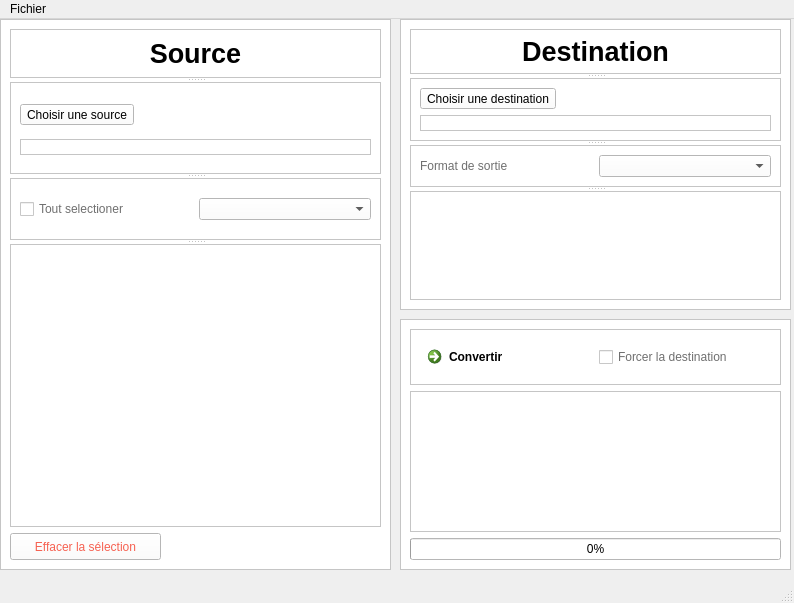
<?xml version="1.0" encoding="UTF-8"?>
<ui version="4.0">
 <class>MainWindow</class>
 <widget class="QMainWindow" name="MainWindow">
  <property name="geometry">
   <rect>
    <x>0</x>
    <y>0</y>
    <width>794</width>
    <height>603</height>
   </rect>
  </property>
  <property name="windowTitle">
   <string>Images converter</string>
  </property>
  <widget class="QWidget" name="centralwidget">
   <widget class="QFrame" name="frame_3">
    <property name="geometry">
     <rect>
      <x>0</x>
      <y>0</y>
      <width>391</width>
      <height>551</height>
     </rect>
    </property>
    <property name="styleSheet">
     <string notr="true">background-color: rgb(255, 255, 255);</string>
    </property>
    <property name="frameShape">
     <enum>QFrame::StyledPanel</enum>
    </property>
    <property name="frameShadow">
     <enum>QFrame::Raised</enum>
    </property>
    <layout class="QVBoxLayout" name="verticalLayout">
     <item>
      <widget class="QSplitter" name="splitter">
       <property name="orientation">
        <enum>Qt::Vertical</enum>
       </property>
       <widget class="QLabel" name="label_4">
        <property name="font">
         <font>
          <family>Liberation Sans</family>
          <pointsize>20</pointsize>
          <weight>75</weight>
          <bold>true</bold>
          <underline>false</underline>
         </font>
        </property>
        <property name="frameShape">
         <enum>QFrame::StyledPanel</enum>
        </property>
        <property name="frameShadow">
         <enum>QFrame::Plain</enum>
        </property>
        <property name="text">
         <string>Source</string>
        </property>
        <property name="alignment">
         <set>Qt::AlignCenter</set>
        </property>
        <property name="margin">
         <number>0</number>
        </property>
       </widget>
       <widget class="QFrame" name="frame_5">
        <property name="frameShape">
         <enum>QFrame::StyledPanel</enum>
        </property>
        <property name="frameShadow">
         <enum>QFrame::Raised</enum>
        </property>
        <layout class="QVBoxLayout" name="verticalLayout_2">
         <item alignment="Qt::AlignBottom">
          <widget class="QToolButton" name="toolButton_2">
           <property name="styleSheet">
            <string notr="true">QToolButton:hover {
	background-color: rgb(28, 113, 216);
}</string>
           </property>
           <property name="text">
            <string>Choisir une source</string>
           </property>
          </widget>
         </item>
         <item alignment="Qt::AlignVCenter">
          <widget class="QLabel" name="label_3">
           <property name="styleSheet">
            <string notr="true">color: #6f6f6f;</string>
           </property>
           <property name="frameShape">
            <enum>QFrame::StyledPanel</enum>
           </property>
           <property name="text">
            <string/>
           </property>
           <property name="margin">
            <number>5</number>
           </property>
           <property name="indent">
            <number>5</number>
           </property>
          </widget>
         </item>
        </layout>
       </widget>
       <widget class="QFrame" name="frame_4">
        <property name="frameShape">
         <enum>QFrame::StyledPanel</enum>
        </property>
        <property name="frameShadow">
         <enum>QFrame::Raised</enum>
        </property>
        <layout class="QHBoxLayout" name="horizontalLayout_4">
         <item>
          <widget class="QCheckBox" name="checkBox_2">
           <property name="styleSheet">
            <string notr="true">color: #6f6f6f;</string>
           </property>
           <property name="text">
            <string>Tout selectioner</string>
           </property>
          </widget>
         </item>
         <item>
          <widget class="QComboBox" name="comboBox_2">
           <property name="styleSheet">
            <string notr="true">QComboBox QAbstractItemView {
	selection-color: black;
	color: rgb(154, 153, 150);
}</string>
           </property>
          </widget>
         </item>
        </layout>
       </widget>
       <widget class="QListWidget" name="listWidget_3"/>
      </widget>
     </item>
     <item>
      <widget class="QFrame" name="frame_9">
       <property name="enabled">
        <bool>true</bool>
       </property>
       <property name="minimumSize">
        <size>
         <width>0</width>
         <height>27</height>
        </size>
       </property>
       <property name="frameShape">
        <enum>QFrame::NoFrame</enum>
       </property>
       <property name="frameShadow">
        <enum>QFrame::Plain</enum>
       </property>
       <widget class="QPushButton" name="pushButton">
        <property name="geometry">
         <rect>
          <x>0</x>
          <y>0</y>
          <width>151</width>
          <height>27</height>
         </rect>
        </property>
        <property name="styleSheet">
         <string notr="true">QPushButton {
	color: rgb(246, 97, 81);
}
QPushButton:hover{
	background-color: rgb(246, 97, 81);
	color: white;
}</string>
        </property>
        <property name="text">
         <string>Effacer la sélection</string>
        </property>
       </widget>
      </widget>
     </item>
    </layout>
   </widget>
   <widget class="QFrame" name="frame_6">
    <property name="geometry">
     <rect>
      <x>400</x>
      <y>0</y>
      <width>391</width>
      <height>291</height>
     </rect>
    </property>
    <property name="styleSheet">
     <string notr="true">background-color: rgb(255, 255, 255);</string>
    </property>
    <property name="frameShape">
     <enum>QFrame::StyledPanel</enum>
    </property>
    <property name="frameShadow">
     <enum>QFrame::Raised</enum>
    </property>
    <layout class="QHBoxLayout" name="horizontalLayout">
     <item>
      <widget class="QSplitter" name="splitter_2">
       <property name="orientation">
        <enum>Qt::Vertical</enum>
       </property>
       <widget class="QLabel" name="label_5">
        <property name="minimumSize">
         <size>
          <width>0</width>
          <height>45</height>
         </size>
        </property>
        <property name="font">
         <font>
          <family>Liberation Sans</family>
          <pointsize>20</pointsize>
          <weight>75</weight>
          <bold>true</bold>
          <underline>false</underline>
         </font>
        </property>
        <property name="frameShape">
         <enum>QFrame::StyledPanel</enum>
        </property>
        <property name="frameShadow">
         <enum>QFrame::Plain</enum>
        </property>
        <property name="text">
         <string>Destination</string>
        </property>
        <property name="alignment">
         <set>Qt::AlignCenter</set>
        </property>
        <property name="margin">
         <number>0</number>
        </property>
       </widget>
       <widget class="QFrame" name="frame_7">
        <property name="frameShape">
         <enum>QFrame::StyledPanel</enum>
        </property>
        <property name="frameShadow">
         <enum>QFrame::Raised</enum>
        </property>
        <layout class="QVBoxLayout" name="verticalLayout_4">
         <item>
          <widget class="QToolButton" name="toolButton_3">
           <property name="styleSheet">
            <string notr="true">QToolButton:hover {
	background-color: rgb(28, 113, 216);
}</string>
           </property>
           <property name="text">
            <string>Choisir une destination</string>
           </property>
          </widget>
         </item>
         <item>
          <widget class="QLabel" name="label_6">
           <property name="styleSheet">
            <string notr="true">color: #6f6f6f;</string>
           </property>
           <property name="frameShape">
            <enum>QFrame::StyledPanel</enum>
           </property>
           <property name="text">
            <string/>
           </property>
           <property name="margin">
            <number>5</number>
           </property>
           <property name="indent">
            <number>5</number>
           </property>
          </widget>
         </item>
        </layout>
       </widget>
       <widget class="QFrame" name="frame_8">
        <property name="frameShape">
         <enum>QFrame::StyledPanel</enum>
        </property>
        <property name="frameShadow">
         <enum>QFrame::Raised</enum>
        </property>
        <layout class="QHBoxLayout" name="horizontalLayout_3">
         <item>
          <widget class="QLabel" name="label">
           <property name="styleSheet">
            <string notr="true">color: #6f6f6f;</string>
           </property>
           <property name="text">
            <string>Format de sortie</string>
           </property>
          </widget>
         </item>
         <item>
          <widget class="QComboBox" name="comboBox_3">
           <property name="styleSheet">
            <string notr="true">QComboBox QAbstractItemView {
	selection-color: black;
	color: rgb(154, 153, 150);
}</string>
           </property>
          </widget>
         </item>
        </layout>
       </widget>
       <widget class="QListWidget" name="listWidget_4"/>
      </widget>
     </item>
    </layout>
   </widget>
   <widget class="QFrame" name="frame">
    <property name="geometry">
     <rect>
      <x>400</x>
      <y>300</y>
      <width>391</width>
      <height>251</height>
     </rect>
    </property>
    <property name="styleSheet">
     <string notr="true">background-color: rgb(255, 255, 255);</string>
    </property>
    <property name="frameShape">
     <enum>QFrame::StyledPanel</enum>
    </property>
    <property name="frameShadow">
     <enum>QFrame::Raised</enum>
    </property>
    <layout class="QVBoxLayout" name="verticalLayout_3">
     <item>
      <widget class="QFrame" name="frame_2">
       <property name="frameShape">
        <enum>QFrame::StyledPanel</enum>
       </property>
       <property name="frameShadow">
        <enum>QFrame::Raised</enum>
       </property>
       <layout class="QHBoxLayout" name="horizontalLayout_2">
        <item>
         <widget class="QCommandLinkButton" name="commandLinkButton">
          <property name="autoFillBackground">
           <bool>false</bool>
          </property>
          <property name="styleSheet">
           <string notr="true">background-color: rgb(28, 113, 216);</string>
          </property>
          <property name="text">
           <string>Convertir</string>
          </property>
          <property name="autoDefault">
           <bool>false</bool>
          </property>
          <property name="default">
           <bool>false</bool>
          </property>
         </widget>
        </item>
        <item>
         <widget class="QCheckBox" name="checkBox">
          <property name="styleSheet">
           <string notr="true">color: #6f6f6f;</string>
          </property>
          <property name="text">
           <string>Forcer la destination</string>
          </property>
         </widget>
        </item>
       </layout>
      </widget>
     </item>
     <item>
      <widget class="QListWidget" name="listWidget"/>
     </item>
     <item>
      <widget class="QProgressBar" name="progressBar">
       <property name="value">
        <number>0</number>
       </property>
      </widget>
     </item>
    </layout>
   </widget>
  </widget>
  <widget class="QMenuBar" name="menubar">
   <property name="geometry">
    <rect>
     <x>0</x>
     <y>0</y>
     <width>794</width>
     <height>24</height>
    </rect>
   </property>
   <widget class="QMenu" name="menuImages_converter">
    <property name="title">
     <string>Fichier</string>
    </property>
    <addaction name="actionOpen_folder"/>
    <addaction name="actionOpen_file"/>
   </widget>
   <addaction name="menuImages_converter"/>
  </widget>
  <widget class="QStatusBar" name="statusbar"/>
  <action name="actionOpen_folder">
   <property name="text">
    <string>Ouvrier un dossier</string>
   </property>
  </action>
  <action name="actionOpen_file">
   <property name="text">
    <string>Ouvrir un fichier</string>
   </property>
  </action>
 </widget>
 <resources/>
 <connections/>
</ui>
